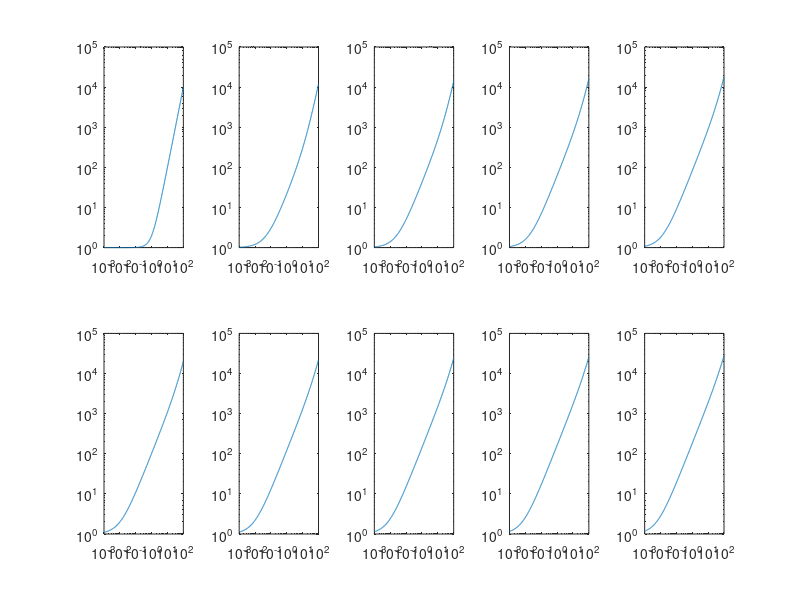

This figure's MATLAB source:
theta = [0,5,10,15,20,25,30,35,40,45];

figure(1)
for i = 1:length(theta)
    subplot(2,5,i), loglog(logspace(-3,2,1000),1+(4*theta(i)*logspace(-3,2,1000))+(logspace(-3,2,1000).^2))
end

